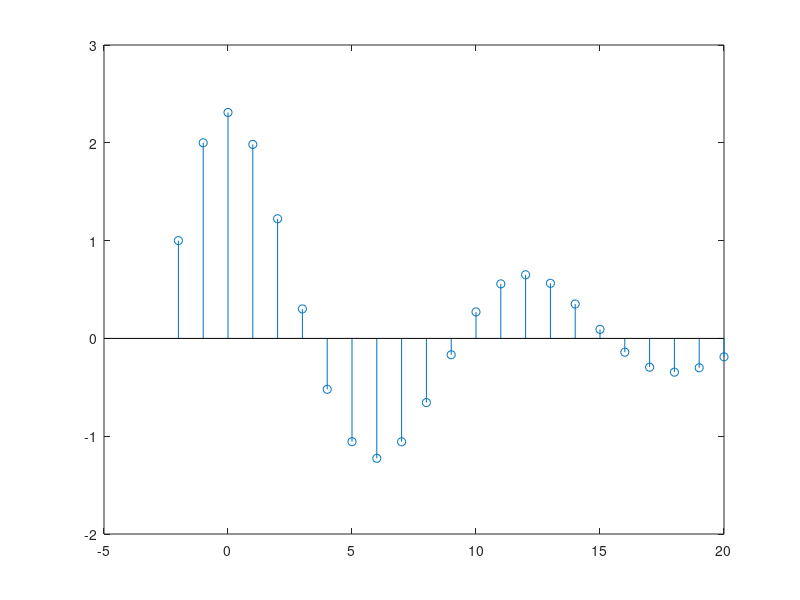

Recreate this plot in MATLAB.
clear all; clc; close all;

n = [-2:20]';
y = [1; 2; zeros(length(n)-2,1)];

for k=1:length(n)-2,
    y(k+2) = 1.56*y(k+1) - 0.81*y(k);
end

figure(4);
stem(n,y)
